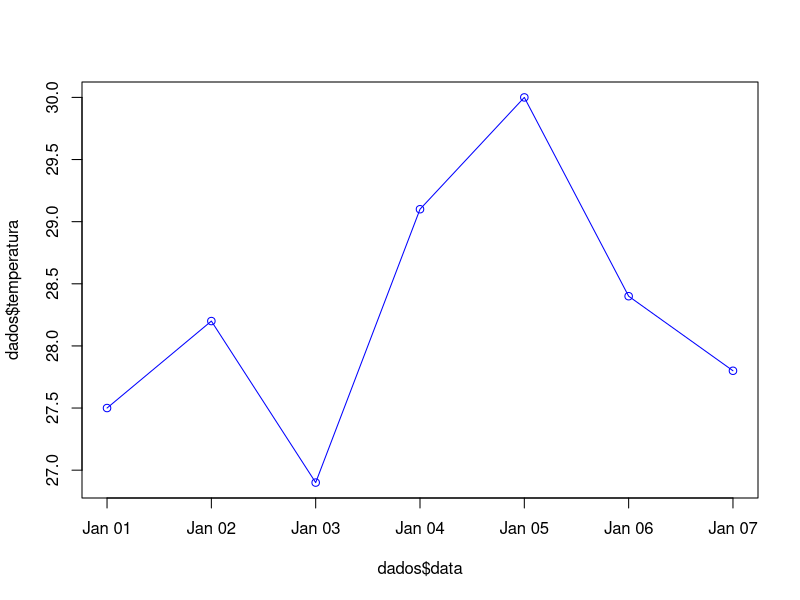

The R script that drew this image:
## ---- chunk 1
temperaturas <- c(25.2, 26.1, 27.0, 26.8)
temperaturas[2]
## ---- chunk 2
x <- 4
y <- 6
sum(x,y)
## ---- chunk 3
# Vetor com temperaturas diárias (em °C)
temperaturas <- c(27.2, 28.5, 29.0, 26.8, 30.1)

# Média das temperaturas
mean(temperaturas)

# Temperatura máxima
max(temperaturas)

# Temperatura mínima
min(temperaturas)

# Soma total
sum(temperaturas)

# Número de observações
length(temperaturas)

# Arredondar a média com 1 casa decimal
round(mean(temperaturas), 1)
## ---- chunk 4
## Exemplo 01
dados <- data.frame(
  dia = 1:4,
  temperatura = c(25.2, 26.1, 27.0, 26.8)
)
## ---- chunk 5
## Exemplo 02
dados <- data.frame(
  data = as.Date('2023-01-01') + 0:6,
  temperatura = c(27.5, 28.2, 26.9, 29.1, 30.0, 28.4, 27.8)
)
print(dados)
plot(dados$data, dados$temperatura, type = "o", col = "blue")
## ---- chunk 6
# Criando uma lista com informações da estação meteorológica
estacao <- list(
  nome = "Estação Chapada das Mesas",
  codigo = "MA123",
  localizacao = c(latitude = -7.3, longitude = -46.0),
  temperaturas = c(28.5, 29.1, 27.8, 30.2),  # em °C
  precipitacoes = c(2.4, 0.0, 1.1, 5.6),     # em mm
  status = TRUE
)

# Acessando elementos da lista
estacao$nome
estacao$localizacao["latitude"]
mean(estacao$temperaturas)

# Atualizando o status
estacao$status <- FALSE
## ---- chunk 7
#Exemplo com if

x <- 25
if (x > 20) {
  print("Está quente")
}
## ---- chunk 8
#Exemplo com if e else

temperatura <- 30
if (temperatura > 28) {
  print("Está quente!")
} else {
  print("Temperatura agradável.")
}
## ---- chunk 9
#Exemplo com for

dias <- c("Seg", "Ter", "Qua")
for (dia in dias) {
  print(paste("Processando:", dia))
}
## ---- chunk 10
#Exemplo com while

x <- 1
while (x <= 3) {
  print(x)
  x <- x + 1
}
